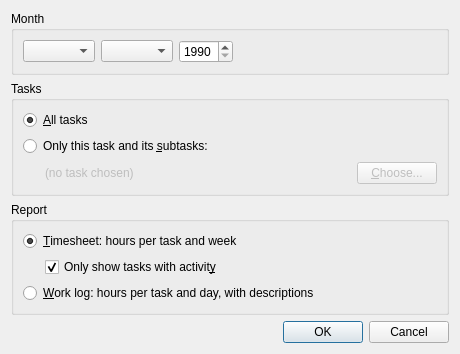
<?xml version="1.0" encoding="UTF-8"?>
<ui version="4.0">
 <class>MonthlyTimesheetConfigurationDialog</class>
 <widget class="QWidget" name="MonthlyTimesheetConfigurationDialog">
  <property name="geometry">
   <rect>
    <x>0</x>
    <y>0</y>
    <width>460</width>
    <height>260</height>
   </rect>
  </property>
  <layout class="QVBoxLayout" name="verticalLayout">
   <item>
    <widget class="QGroupBox" name="groupBoxMonth">
     <property name="title">
      <string>Month</string>
     </property>
     <layout class="QHBoxLayout" name="horizontalLayoutMonth">
      <item>
       <widget class="QComboBox" name="comboBoxMonth"/>
      </item>
      <item>
       <widget class="QComboBox" name="comboBoxOtherMonth"/>
      </item>
      <item>
       <widget class="QSpinBox" name="spinBoxYear">
        <property name="minimum">
         <number>1990</number>
        </property>
        <property name="maximum">
         <number>2100</number>
        </property>
       </widget>
      </item>
      <item>
       <spacer name="spacerMonth">
        <property name="orientation">
         <enum>Qt::Horizontal</enum>
        </property>
        <property name="sizeHint" stdset="0">
         <size>
          <width>0</width>
          <height>0</height>
         </size>
        </property>
       </spacer>
      </item>
     </layout>
    </widget>
   </item>
   <item>
    <widget class="QGroupBox" name="groupBoxTasks">
     <property name="title">
      <string>Tasks</string>
     </property>
     <layout class="QVBoxLayout" name="verticalLayoutTasks">
      <item>
       <widget class="QRadioButton" name="radioButtonAllTasks">
        <attribute name="buttonGroup">
         <string notr="true">buttonGroupTasks</string>
        </attribute>
        <property name="text">
         <string>&amp;All tasks</string>
        </property>
        <property name="checked">
         <bool>true</bool>
        </property>
       </widget>
      </item>
      <item>
       <widget class="QRadioButton" name="radioButtonSubtasks">
        <attribute name="buttonGroup">
         <string notr="true">buttonGroupTasks</string>
        </attribute>
        <property name="text">
         <string>Only this task and its &amp;subtasks:</string>
        </property>
       </widget>
      </item>
      <item>
       <layout class="QHBoxLayout" name="horizontalLayoutTask">
        <property name="leftMargin">
         <number>22</number>
        </property>
        <item>
         <widget class="QLabel" name="labelTaskName">
          <property name="enabled">
           <bool>false</bool>
          </property>
          <property name="sizePolicy">
           <sizepolicy hsizetype="Expanding" vsizetype="Preferred">
            <horstretch>0</horstretch>
            <verstretch>0</verstretch>
           </sizepolicy>
          </property>
          <property name="text">
           <string>(no task chosen)</string>
          </property>
         </widget>
        </item>
        <item>
         <widget class="QPushButton" name="pushButtonChooseTask">
          <property name="enabled">
           <bool>false</bool>
          </property>
          <property name="text">
           <string>&amp;Choose...</string>
          </property>
         </widget>
        </item>
       </layout>
      </item>
     </layout>
    </widget>
   </item>
   <item>
    <widget class="QGroupBox" name="groupBoxReport">
     <property name="title">
      <string>Report</string>
     </property>
     <layout class="QVBoxLayout" name="verticalLayoutReport">
      <item>
       <widget class="QRadioButton" name="radioButtonTimesheet">
        <attribute name="buttonGroup">
         <string notr="true">buttonGroupReport</string>
        </attribute>
        <property name="text">
         <string>&amp;Timesheet: hours per task and week</string>
        </property>
        <property name="checked">
         <bool>true</bool>
        </property>
       </widget>
      </item>
      <item>
       <layout class="QHBoxLayout" name="horizontalLayoutActiveOnly">
        <property name="leftMargin">
         <number>22</number>
        </property>
        <item>
         <widget class="QCheckBox" name="checkBoxActiveOnly">
          <property name="text">
           <string>Only show tasks with activit&amp;y</string>
          </property>
          <property name="checked">
           <bool>true</bool>
          </property>
         </widget>
        </item>
       </layout>
      </item>
      <item>
       <widget class="QRadioButton" name="radioButtonWorkLog">
        <attribute name="buttonGroup">
         <string notr="true">buttonGroupReport</string>
        </attribute>
        <property name="text">
         <string>&amp;Work log: hours per task and day, with descriptions</string>
        </property>
       </widget>
      </item>
     </layout>
    </widget>
   </item>
   <item>
    <spacer name="verticalSpacer">
     <property name="orientation">
      <enum>Qt::Vertical</enum>
     </property>
     <property name="sizeHint" stdset="0">
      <size>
       <width>20</width>
       <height>8</height>
      </size>
     </property>
    </spacer>
   </item>
   <item>
    <widget class="QDialogButtonBox" name="buttonBox">
     <property name="standardButtons">
      <set>QDialogButtonBox::Cancel|QDialogButtonBox::Ok</set>
     </property>
    </widget>
   </item>
  </layout>
 </widget>
 <tabstops>
  <tabstop>comboBoxMonth</tabstop>
  <tabstop>comboBoxOtherMonth</tabstop>
  <tabstop>spinBoxYear</tabstop>
  <tabstop>radioButtonAllTasks</tabstop>
  <tabstop>radioButtonSubtasks</tabstop>
  <tabstop>pushButtonChooseTask</tabstop>
  <tabstop>radioButtonTimesheet</tabstop>
  <tabstop>checkBoxActiveOnly</tabstop>
  <tabstop>radioButtonWorkLog</tabstop>
  <tabstop>buttonBox</tabstop>
 </tabstops>
 <resources/>
 <connections>
  <connection>
   <sender>radioButtonSubtasks</sender>
   <signal>toggled(bool)</signal>
   <receiver>labelTaskName</receiver>
   <slot>setEnabled(bool)</slot>
  </connection>
  <connection>
   <sender>radioButtonSubtasks</sender>
   <signal>toggled(bool)</signal>
   <receiver>pushButtonChooseTask</receiver>
   <slot>setEnabled(bool)</slot>
  </connection>
  <connection>
   <sender>radioButtonTimesheet</sender>
   <signal>toggled(bool)</signal>
   <receiver>checkBoxActiveOnly</receiver>
   <slot>setEnabled(bool)</slot>
  </connection>
 </connections>
 <buttongroups>
  <buttongroup name="buttonGroupTasks"/>
  <buttongroup name="buttonGroupReport"/>
 </buttongroups>
</ui>
